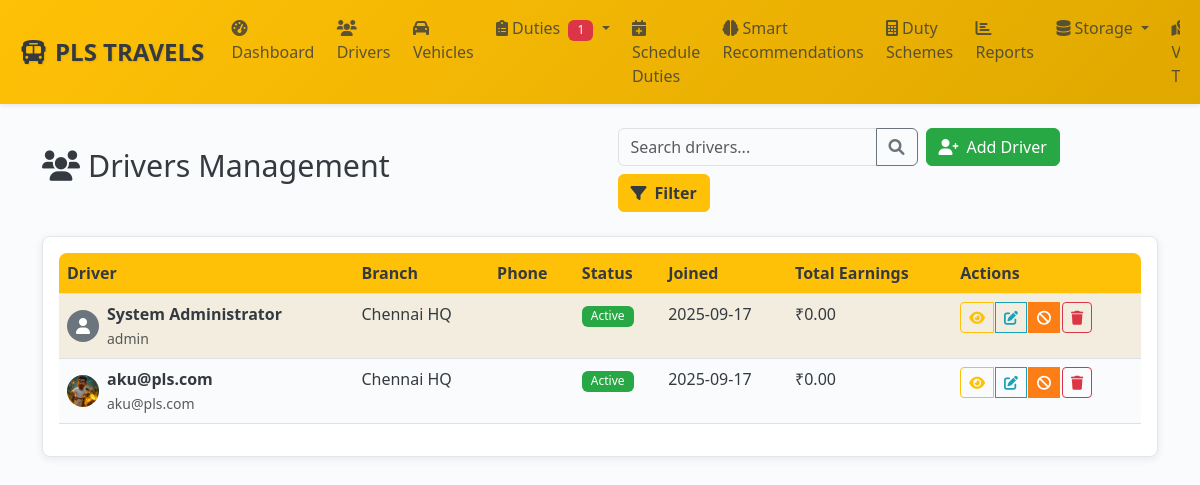
The app's page /admin/drivers (signed in) with its own data.
### models.py (models this page shows, shortened)
class Driver(db.Model):
    __tablename__ = 'drivers'
    id = db.Column(db.Integer, primary_key=True)
    uuid = db.Column(db.String(36), unique=True, nullable=False, default=lambda: str(uuid.uuid4()))
    user_id = db.Column(db.Integer, db.ForeignKey('users.id'), nullable=False, unique=True)
    branch_id = db.Column(db.Integer, db.ForeignKey('branches.id'), nullable=False, index=True)
    employee_id = db.Column(db.String(20), unique=True, nullable=False)
    full_name = db.Column(db.String(100), nullable=False, index=True)
    date_of_birth = db.Column(db.Date)
    gender = db.Column(db.String(10))
    blood_group = db.Column(db.String(5))
    emergency_contact_name = db.Column(db.String(100))
    emergency_contact_phone = db.Column(db.String(20))
    additional_phones = db.Column(db.Text)  # JSON string of phone numbers
    current_address = db.Column(db.Text)
    permanent_address = db.Column(db.Text)
    pincode = db.Column(db.String(10))
    aadhar_number = db.Column(db.String(20), unique=True, index=True)
    aadhar_document_front = db.Column(db.String(255))
    aadhar_document_back = db.Column(db.String(255))
    aadhar_verified = db.Column(db.Boolean, default=False)
    aadhar_verified_at = db.Column(db.DateTime)
    license_number = db.Column(db.String(50), unique=True, index=True)
    license_document_front = db.Column(db.String(255))
    license_document_back = db.Column(db.String(255))
    license_type = db.Column(db.String(20))  # LMV, HMV, etc.
    license_expiry = db.Column(db.Date)
    license_verified = db.Column(db.Boolean, default=False)
    license_verified_at = db.Column(db.DateTime)
    profile_photo = db.Column(db.String(255))
    bank_name = db.Column(db.String(100))
    account_number = db.Column(db.String(50))  # Should be encrypted in production
    ifsc_code = db.Column(db.String(15))
    account_holder_name = db.Column(db.String(100))
    bank_verified = db.Column(db.Boolean, default=False)
    join_date = db.Column(db.Date)
    probation_end_date = db.Column(db.Date)
    employment_type = db.Column(db.String(20), default='full_time')  # full_time, part_time, contract
    salary_type = db.Column(db.String(20), default='daily')  # daily, monthly, commission
    status = db.Column(db.Enum(DriverStatus), nullable=False, default=DriverStatus.PENDING, index=True)
    approved_by = db.Column(db.Integer, db.ForeignKey('users.id'))
    approved_at = db.Column(db.DateTime)
    rejection_reason = db.Column(db.Text)
    total_earnings = db.Column(db.Float, default=0.0)
    total_trips = db.Column(db.Integer, default=0)
    total_distance = db.Column(db.Float, default=0.0)
    rating_average = db.Column(db.Float, default=0.0)
    rating_count = db.Column(db.Integer, default=0)
    current_vehicle_id = db.Column(db.Integer, db.ForeignKey('vehicles.id'))
    current_shift_start = db.Column(db.DateTime)
    current_shift_end = db.Column(db.DateTime)
    uber_driver_id = db.Column(db.String(100), unique=True, index=True)  # Uber's driver ID
    uber_driver_uuid = db.Column(db.String(100), unique=True)  # Uber's driver UUID
    uber_sync_status = db.Column(db.String(20), default='none', index=True)  # none, synced, failed, pending
    uber_last_sync = db.Column(db.DateTime)  # Last successful sync timestamp
    uber_sync_error = db.Column(db.Text)  # Last sync error message
    uber_profile_data = db.Column(db.Text)  # JSON: Cached Uber profile data
    created_at = db.Column(db.DateTime, default=get_ist_time_naive)
    updated_at = db.Column(db.DateTime, default=get_ist_time_naive, onupdate=get_ist_time_naive)
    duties = db.relationship('Duty', backref='driver', lazy=True)
    current_vehicle = db.relationship('Vehicle', foreign_keys=[current_vehicle_id])
    approver = db.relationship('User', foreign_keys=[approved_by], post_update=True)
    __table_args__ = (
        Index('idx_driver_status_branch', 'status', 'branch_id'),
        Index('idx_driver_created', 'created_at'),
    )

class User(UserMixin, db.Model):
    __tablename__ = 'users'
    id = db.Column(db.Integer, primary_key=True)
    uuid = db.Column(db.String(36), unique=True, nullable=False, default=lambda: str(uuid.uuid4()))
    username = db.Column(db.String(64), unique=True, nullable=False, index=True)
    email = db.Column(db.String(120), unique=True, nullable=False, index=True)
    password_hash = db.Column(db.String(256), nullable=False)
    role = db.Column(db.Enum(UserRole), nullable=False, default=UserRole.DRIVER, index=True)
    status = db.Column(db.Enum(UserStatus), nullable=False, default=UserStatus.ACTIVE, index=True)
    first_name = db.Column(db.String(50))
    last_name = db.Column(db.String(50))
    phone = db.Column(db.String(20), unique=True, index=True)
    whatsapp_number = db.Column(db.String(20), index=True)  # Dedicated WhatsApp number
    profile_picture = db.Column(db.String(255))
    last_login = db.Column(db.DateTime)
    login_count = db.Column(db.Integer, default=0)
    failed_login_attempts = db.Column(db.Integer, default=0)
    password_changed_at = db.Column(db.DateTime, default=get_ist_time_naive)
    two_factor_enabled = db.Column(db.Boolean, default=False)
    reset_token = db.Column(db.String(6))
    reset_token_expiry = db.Column(db.DateTime)
    created_at = db.Column(db.DateTime, default=get_ist_time_naive, nullable=False)
    updated_at = db.Column(db.DateTime, default=get_ist_time_naive, onupdate=get_ist_time_naive)
    created_by = db.Column(db.Integer, db.ForeignKey('users.id'))
    driver_profile = db.relationship('Driver', foreign_keys='Driver.user_id', backref='user', uselist=False, cascade='all, delete-orphan')
    managed_branches = db.relationship('Branch',
                                     secondary=manager_branches,
                                     primaryjoin='User.id == manager_branches.c.manager_id',
                                     secondaryjoin='Branch.id == manager_branches.c.branch_id',
                                     backref='managers')

class Branch(db.Model):
    __tablename__ = 'branches'
    id = db.Column(db.Integer, primary_key=True)
    uuid = db.Column(db.String(36), unique=True, nullable=False, default=lambda: str(uuid.uuid4()))
    name = db.Column(db.String(100), nullable=False, index=True)
    code = db.Column(db.String(20), nullable=False, unique=True)
    region_id = db.Column(db.Integer, db.ForeignKey('regions.id'), nullable=False)
    city = db.Column(db.String(50), nullable=False, index=True)
    address = db.Column(db.Text)
    pincode = db.Column(db.String(10))
    latitude = db.Column(db.Float)
    longitude = db.Column(db.Float)
    contact_phone = db.Column(db.String(20))
    contact_email = db.Column(db.String(120))
    manager_name = db.Column(db.String(100))
    target_revenue_monthly = db.Column(db.Float, default=0.0)
    target_trips_daily = db.Column(db.Integer, default=0)
    operational_hours_start = db.Column(db.Time)
    operational_hours_end = db.Column(db.Time)
    is_active = db.Column(db.Boolean, default=True, index=True)
    auto_assignment_enabled = db.Column(db.Boolean, default=True)
    created_at = db.Column(db.DateTime, default=get_ist_time_naive)
    updated_at = db.Column(db.DateTime, default=get_ist_time_naive, onupdate=get_ist_time_naive)
    drivers = db.relationship('Driver', backref='branch', lazy=True)
    vehicles = db.relationship('Vehicle', backref='branch', lazy=True)
    duties = db.relationship('Duty', backref='branch', lazy=True)
    duty_schemes = db.relationship('DutyScheme', backref='branch', lazy=True)

### admin_routes.py (the view)
@admin_bp.route('/drivers')
@login_required
@admin_required
def drivers():
    page = request.args.get('page', 1, type=int)
    status_filter = request.args.get('status', '')
    branch_filter = request.args.get('branch', '', type=int)
    query = Driver.query
    if status_filter:
        try:
            status_enum = DriverStatus(status_filter)
            query = query.filter(Driver.status == status_enum)
        except ValueError:
            pass
    if branch_filter:
        query = query.filter(Driver.branch_id == branch_filter)
    drivers = query.paginate(page=page, per_page=20, error_out=False)
    branches = Branch.query.filter_by(is_active=True).all()
    return render_template('admin/drivers.html',
                         drivers=drivers,
                         branches=branches,
                         status_filter=status_filter,
                         branch_filter=branch_filter)

### templates/admin/drivers.html (shortened to what this page needs)
{% extends "base.html" %}
{% block content %}
<div class="d-flex justify-content-between align-items-center mb-4 flex-wrap">
    <h2><i class="fas fa-users me-2"></i>Drivers Management</h2>
    <div class="d-flex gap-2 flex-wrap">
        <div class="input-group" style="max-width: 300px;">
            <input type="text" class="form-control" placeholder="Search drivers..." id="searchInput">
            <button class="btn btn-outline-secondary" type="button" id="searchBtn">
                <i class="fas fa-search"></i>
            </button>
        </div>
        <a href="{{ url_for('admin.add_driver') }}" class="btn btn-success">
            <i class="fas fa-user-plus me-2"></i><span class="d-none d-md-inline">Add Driver</span>
        </a>
        <button class="btn btn-primary" data-bs-toggle="modal" data-bs-target="#filterModal">
            <i class="fas fa-filter me-2"></i><span class="d-none d-md-inline">Filter</span>
        </button>
    </div>
</div>
<div class="card" id="driversTable">
    <div class="card-body">
        {% if drivers.items %}
        <div class="table-responsive d-none d-lg-block">
            <table class="table table-striped">
                <thead>
                    <tr>
                        <th>Driver</th>
                        <th>Branch</th>
                        <th>Phone</th>
                        <th>Status</th>
                        <th>Joined</th>
                        <th>Total Earnings</th>
                        <th>Actions</th>
                    </tr>
                </thead>
                <tbody>
                    {% for driver in drivers.items %}
                    <tr>
                        <td>
                            <div class="d-flex align-items-center">
                                {% if driver.profile_photo %}
                                <img src="/uploads/{{ driver.profile_photo }}" class="rounded-circle me-2" width="32" height="32">
                                {% else %}
                                <div class="rounded-circle bg-secondary d-flex align-items-center justify-content-center me-2" style="width: 32px; height: 32px;">
                                    <i class="fas fa-user text-white"></i>
                                </div>
                                {% endif %}
                                <div>
                                    <strong>{{ driver.full_name }}</strong><br>
                                    <small class="text-muted">{{ driver.user.username }}</small>
                                </div>
                            </div>
                        </td>
                        <td>{{ driver.branch.name }}</td>
                        <td>{{ driver.phone }}</td>
                        <td>
                            {% if driver.status.value == 'active' %}
                                <span class="badge bg-success">Active</span>
                            {% elif driver.status.value == 'pending' %}
                                <span class="badge bg-warning">Pending</span>
                            {% elif driver.status.value == 'rejected' %}
                                <span class="badge bg-danger">Rejected</span>
                            {% elif driver.status.value == 'suspended' %}
                                <span class="badge bg-danger">Blocked</span>
                            {% elif driver.status.value == 'terminated' %}
                                <span class="badge bg-dark">Terminated</span>
                            {% else %}
                                <span class="badge bg-secondary">{{ driver.status.value.title() }}</span>
                            {% endif %}
                        </td>
                        <td>{{ driver.created_at.strftime('%Y-%m-%d') if driver.created_at else 'N/A' }}</td>
                        <td>₹{{ "{:,.2f}".format(driver.total_earnings or 0) }}</td>
                        <td>
                            <div class="btn-group" role="group">
                                <a href="{{ url_for('admin.view_driver', driver_id=driver.id) }}" class="btn btn-sm btn-outline-primary" title="View Details">
                                    <i class="fas fa-eye"></i>
                                </a>
                                <a href="{{ url_for('admin.edit_driver', driver_id=driver.id) }}" class="btn btn-sm btn-outline-info" title="Edit Driver">
                                    <i class="fas fa-edit"></i>
                                </a>
                                {% if driver.status.value == 'pending' %}
                                <form method="POST" action="{{ url_for('admin.approve_driver', driver_id=driver.id) }}" class="d-inline">
                                    <input type="hidden" name="csrf_token" value="{{ csrf_token() }}"/>
                                    <button type="submit" class="btn btn-sm btn-success" onclick="return confirm('Approve this driver?')" title="Approve">
                                        <i class="fas fa-check"></i>
                                    </button>
                                </form>
                                <form method="POST" action="{{ url_for('admin.reject_driver', driver_id=driver.id) }}" class="d-inline">
                                    <input type="hidden" name="csrf_token" value="{{ csrf_token() }}"/>
                                    <button type="submit" class="btn btn-sm btn-danger" onclick="return confirm('Reject this driver?')" title="Reject">
                                        <i class="fas fa-times"></i>
                                    </button>
                                </form>
                                {% elif driver.status.value == 'active' %}
                                <button type="button" class="btn btn-sm btn-warning" onclick="quickBlockDriver({{ driver.id }}, '{{ driver.full_name }}')" title="Block Driver">
                                    <i class="fas fa-ban"></i>
                                </button>
                                {% elif driver.status.value == 'suspended' %}
                                <button type="button" class="btn btn-sm btn-success" onclick="quickUnblockDriver({{ driver.id }})" title="Unblock Driver">
                                    <i class="fas fa-unlock"></i>
                                </button>
                                {% endif %}
                                {% if driver.status.value != 'terminated' %}
                                <form method="POST" action="{{ url_for('admin.delete_driver', driver_id=driver.id) }}" class="d-inline" onsubmit="return confirm('Are you sure you want to delete this driver? This action cannot be undone.')">
                                    <button type="submit" class="btn btn-sm btn-outline-danger" title="Delete Driver">
                                        <i class="fas fa-trash"></i>
                                    </button>
                                </form>
                                {% endif %}
                            </div>
                        </td>
                    </tr>
                    {% endfor %}
                </tbody>
            </table>
        </div>
        {% else %}
        <div class="text-center py-5">
            <i class="fas fa-users fa-3x text-muted mb-3"></i>
            <h4>No drivers found</h4>
            <p class="text-muted">No drivers match your current filters.</p>
        </div>
        {% endif %}
    </div>
</div>
{% endblock %}

### records on screen
Driver: full_name "System Administrator", user.username "admin", branch.name "Chennai HQ", status "Active", created_at "2025-09-17", total_earnings "0.00"
Driver: profile_photo (picture), full_name "aku@pls.com", user.username "aku@pls.com", branch.name "Chennai HQ", status "Active", created_at "2025-09-17", total_earnings "0.00"

### other values on screen
{{ pending_duties_count }} "1"
